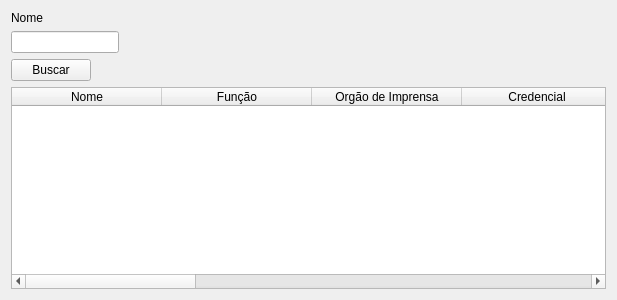
<?xml version="1.0" encoding="UTF-8"?>
<ui version="4.0">
 <class>Form</class>
 <widget class="QWidget" name="Form">
  <property name="geometry">
   <rect>
    <x>0</x>
    <y>0</y>
    <width>617</width>
    <height>300</height>
   </rect>
  </property>
  <property name="windowTitle">
   <string>Buscar Profissional de Imprensa</string>
  </property>
  <layout class="QFormLayout" name="formLayout">
   <item row="3" column="0">
    <widget class="QLineEdit" name="qlinenome">
     <property name="maxLength">
      <number>70</number>
     </property>
    </widget>
   </item>
   <item row="1" column="0">
    <widget class="QLabel" name="label">
     <property name="text">
      <string>Nome</string>
     </property>
    </widget>
   </item>
   <item row="4" column="0">
    <widget class="QPushButton" name="qsbutton">
     <property name="text">
      <string>Buscar</string>
     </property>
    </widget>
   </item>
   <item row="5" column="0" colspan="2">
    <widget class="QTableWidget" name="qtable">
     <attribute name="horizontalHeaderDefaultSectionSize">
      <number>150</number>
     </attribute>
     <column>
      <property name="text">
       <string>Nome</string>
      </property>
     </column>
     <column>
      <property name="text">
       <string>Função</string>
      </property>
     </column>
     <column>
      <property name="text">
       <string>Orgão de Imprensa</string>
      </property>
     </column>
     <column>
      <property name="text">
       <string>Credencial</string>
      </property>
     </column>
     <column>
      <property name="text">
       <string>Tipo Credencial</string>
      </property>
     </column>
     <column>
      <property name="text">
       <string>Email</string>
      </property>
     </column>
     <column>
      <property name="text">
       <string>Data Nascimento</string>
      </property>
     </column>
     <column>
      <property name="text">
       <string>Nacionalidade</string>
      </property>
     </column>
     <column>
      <property name="text">
       <string>Passaporte</string>
      </property>
     </column>
     <column>
      <property name="text">
       <string>CPF</string>
      </property>
     </column>
    </widget>
   </item>
  </layout>
 </widget>
 <resources/>
 <connections/>
</ui>
